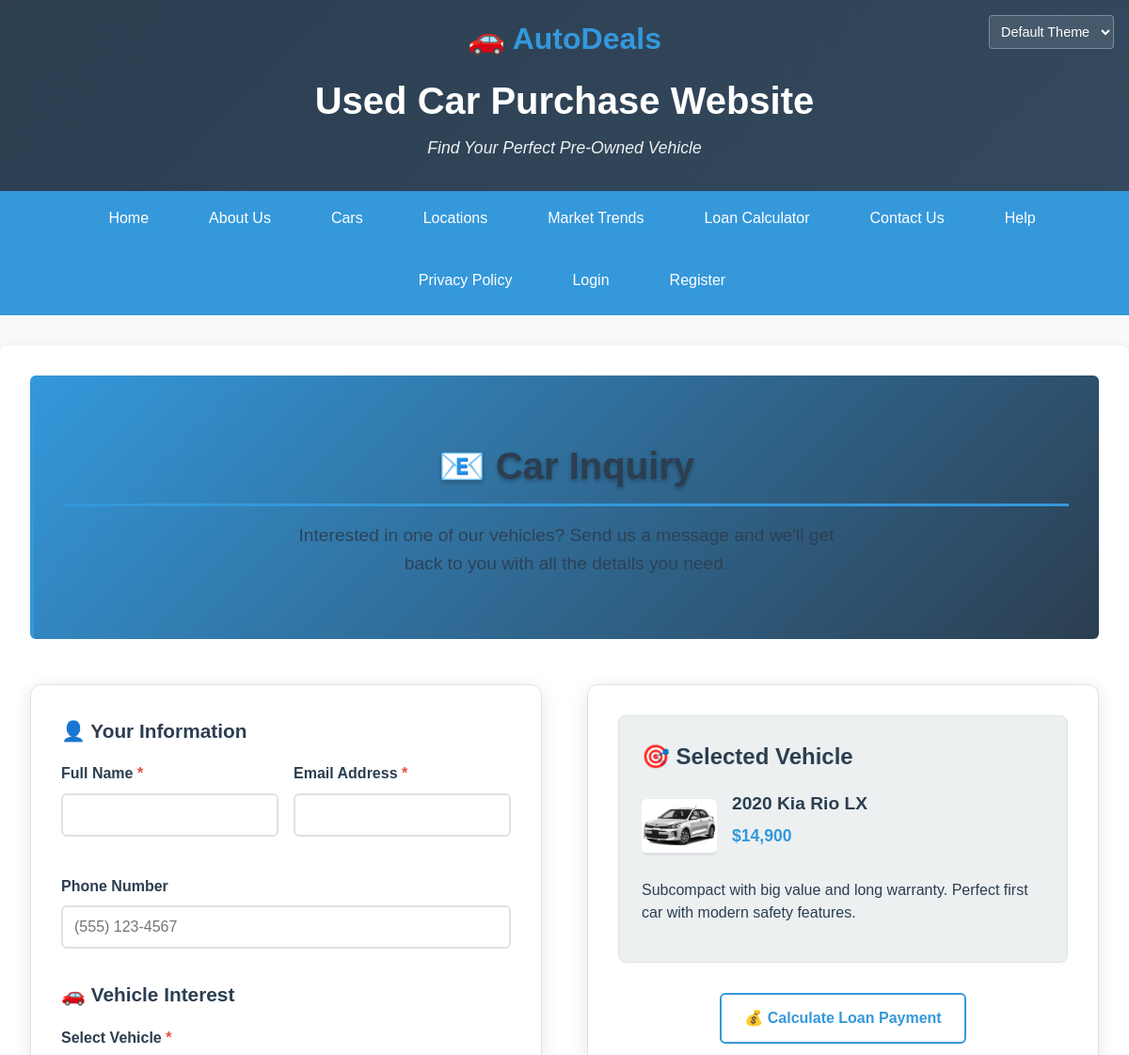
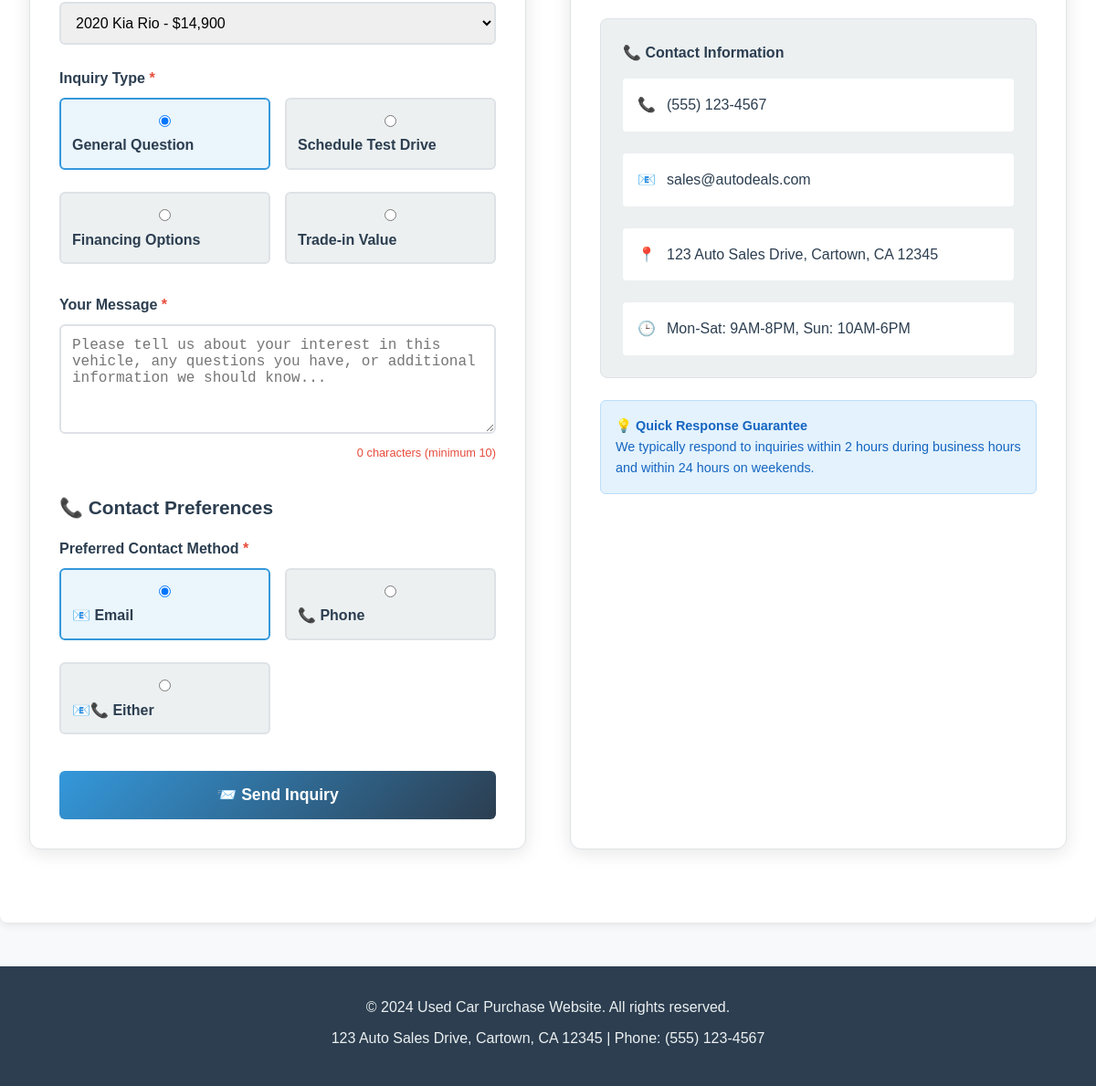
Page /public_html/inquiry.php?car_id=1 on the committed database (2 pictures, top to bottom).
### tables this page shows
CREATE TABLE IF NOT EXISTS cars (
    id INT(11) NOT NULL AUTO_INCREMENT,
    name VARCHAR(255) NOT NULL,
    price DECIMAL(10,2) NOT NULL,
    year INT(4) NOT NULL,
    image VARCHAR(500) NOT NULL,
    description TEXT NOT NULL,
    mileage VARCHAR(50) NOT NULL,
    transmission VARCHAR(50) NOT NULL,
    body_type VARCHAR(50) NOT NULL,
    make VARCHAR(100) NOT NULL,
    model VARCHAR(100) NOT NULL,
    color VARCHAR(50) DEFAULT NULL,
    fuel_type VARCHAR(50) DEFAULT 'Gasoline',
    created_at TIMESTAMP DEFAULT CURRENT_TIMESTAMP,
    updated_at TIMESTAMP DEFAULT CURRENT_TIMESTAMP ON UPDATE CURRENT_TIMESTAMP,
    PRIMARY KEY (id),
    INDEX idx_year (year),
    INDEX idx_price (price),
    INDEX idx_make (make)
);

### php/session.php (called while the page is built, shortened)
<?php
require_once __DIR__ . '/config.php';
function isLoggedIn() {
    return isset($_SESSION['user_id']) && !empty($_SESSION['user_id']);
}
?>

### php/config.php (called while the page is built, shortened)
<?php
function sanitizeOutput($data) {
    return htmlspecialchars($data, ENT_QUOTES, 'UTF-8');
}
function formatPrice($price) {
    return '$' . number_format($price, 0);
}
?>

### public_html/inquiry.php (the view, shortened to what this page needs)
<?php
require_once '../php/session.php';
require_once '../php/navigation.php';
require_once '../php/config.php';
$selected_car = null;
$car_id = intval($_GET['car_id'] ?? 0);
if ($car_id > 0) {
    try {
        $connection = getDatabaseConnection();
        $query = "SELECT id, name, make, model, year, price, image, description FROM cars WHERE id = ?";
        $stmt = $connection->prepare($query);
        $stmt->bind_param("i", $car_id);
        $stmt->execute();
        $result = $stmt->get_result();
        $selected_car = $result->fetch_assoc();
    } catch (Exception $e) {
        error_log("Error fetching car for inquiry: " . $e->getMessage());
        $error_message = "Could not load car information.";
    }
}
$current_user = null;
$cars = [];
try {
    $connection = getDatabaseConnection();
    $query = "SELECT id, name, make, model, year, price FROM cars ORDER BY make, model, year";
    $result = $connection->query($query);
    while ($row = $result->fetch_assoc()) {
        $cars[] = $row;
    }
} catch (Exception $e) {
    error_log("Error fetching cars for dropdown: " . $e->getMessage());
}
?>
<!DOCTYPE html>
<html lang="en">
<head>
    <link rel="stylesheet" href="../css/theme-default.css" id="theme-link">
</head>
<body>
    <header>
        <div class="theme-switcher">
            <select id="theme-select" class="theme-select">
                <option value="default">Default Theme</option>
            </select>
        </div>
        <div class="logo-text" style="font-size: 2rem; font-weight: bold; color: #3498db; margin-bottom: 0.5rem;">🚗 AutoDeals</div>
        <h1>Used Car Purchase Website</h1>
        <?php echo generateHeaderGreeting(); ?>
    </header>
    <?php echo generateNavigation('inquiry.php'); ?>
    <main>
        <section class="inquiry-hero">
            <h2>📧 Car Inquiry</h2>
            <p>Interested in one of our vehicles? Send us a message and we'll get back to you with all the details you need.</p>
        </section>
        <div class="inquiry-container">
            <div class="inquiry-form">
                <form method="POST" action="inquiry.php<?php echo $car_id ? "?car_id=$car_id" : ''; ?>" id="inquiryForm">
                    <div class="form-section">
                        <h3>👤 Your Information</h3>
                        <div class="form-row">
                            <div class="form-group">
                                <label for="name">Full Name <span class="required">*</span></label>
                                <input type="text" id="name" name="name"
                                       value="<?php echo sanitizeOutput($_POST['name'] ?? ($current_user ? trim($current_user['first_name'] . ' ' . $current_user['last_name']) : '')); ?>"
                                       required maxlength="100">
                            </div>
                            <div class="form-group">
                                <label for="email">Email Address <span class="required">*</span></label>
                                <input type="email" id="email" name="email"
                                       value="<?php echo sanitizeOutput($_POST['email'] ?? ($current_user['email'] ?? '')); ?>"
                                       required maxlength="255">
                            </div>
                        </div>
                        <div class="form-group">
                            <label for="phone">Phone Number</label>
                            <input type="tel" id="phone" name="phone"
                                   value="<?php echo sanitizeOutput($_POST['phone'] ?? ($current_user['phone_number'] ?? '')); ?>"
                                   placeholder="(555) 123-4567" maxlength="20">
                        </div>
                    </div>
                    <div class="form-section">
                        <h3>🚗 Vehicle Interest</h3>
                        <div class="form-group">
                            <label for="car_id">Select Vehicle <span class="required">*</span></label>
                            <select id="car_id" name="car_id" required>
                                <?php foreach ($cars as $car): ?>
                                    <option value="<?php echo $car['id']; ?>"
                                            <?php echo ($car['id'] == ($car_id ?: ($_POST['car_id'] ?? 0))) ? 'selected' : ''; ?>>
                                        <?php echo sanitizeOutput($car['year'] . ' ' . $car['make'] . ' ' . $car['model'] . ' - ' . formatPrice($car['price'])); ?>
                                    </option>
                                <?php endforeach; ?>
                            </select>
                        </div>
                        <div class="form-group">
                            <label>Inquiry Type <span class="required">*</span></label>
                            <div class="radio-group">
                                <label class="radio-item">
                                    <input type="radio" name="inquiry_type" value="general"
                                           <?php echo ($_POST['inquiry_type'] ?? 'general') === 'general' ? 'checked' : ''; ?>>
                                    <span>General Question</span>
                                </label>
                                <label class="radio-item">
                                    <input type="radio" name="inquiry_type" value="test_drive"
                                           <?php echo ($_POST['inquiry_type'] ?? '') === 'test_drive' ? 'checked' : ''; ?>>
                                    <span>Schedule Test Drive</span>
                                </label>
                                <label class="radio-item">
                                    <input type="radio" name="inquiry_type" value="financing"
                                           <?php echo ($_POST['inquiry_type'] ?? '') === 'financing' ? 'checked' : ''; ?>>
                                    <span>Financing Options</span>
                                </label>
                                <label class="radio-item">
                                    <input type="radio" name="inquiry_type" value="trade_in"
                                           <?php echo ($_POST['inquiry_type'] ?? '') === 'trade_in' ? 'checked' : ''; ?>>
                                    <span>Trade-in Value</span>
                                </label>
                            </div>
                        </div>
                        <div class="form-group">
                            <label for="message">Your Message <span class="required">*</span></label>
                            <textarea id="message" name="message" required
                                      placeholder="Please tell us about your interest in this vehicle, any questions you have, or additional information we should know..."><?php echo sanitizeOutput($_POST['message'] ?? ''); ?></textarea>
                        </div>
                    </div>
                    <div class="form-section">
                        <h3>📞 Contact Preferences</h3>
                        <div class="form-group">
                            <label>Preferred Contact Method <span class="required">*</span></label>
                            <div class="radio-group">
                                <label class="radio-item">
                                    <input type="radio" name="preferred_contact" value="email"
                                           <?php echo ($_POST['preferred_contact'] ?? 'email') === 'email' ? 'checked' : ''; ?>>
                                    <span>📧 Email</span>
                                </label>
                                <label class="radio-item">
                                    <input type="radio" name="preferred_contact" value="phone"
                                           <?php echo ($_POST['preferred_contact'] ?? '') === 'phone' ? 'checked' : ''; ?>>
                                    <span>📞 Phone</span>
                                </label>
                                <label class="radio-item">
                                    <input type="radio" name="preferred_contact" value="both"
                                           <?php echo ($_POST['preferred_contact'] ?? '') === 'both' ? 'checked' : ''; ?>>
                                    <span>📧📞 Either</span>
                                </label>
                            </div>
                        </div>
                    </div>
                    <button type="submit" class="submit-btn" id="submitBtn">
                        📨 Send Inquiry
                    </button>
                </form>
            </div>
            <div class="car-details">
                <?php if ($selected_car): ?>
                <div class="selected-car-info">
                    <h3 style="color: var(--primary-color); margin-bottom: 1rem;">🎯 Selected Vehicle</h3>
                    <div class="car-header">
                        <img src="<?php echo sanitizeOutput($selected_car['image']); ?>"
                             alt="<?php echo sanitizeOutput($selected_car['name']); ?>"
                             class="car-image">
                        <div class="car-info">
                            <div class="car-name"><?php echo sanitizeOutput($selected_car['name']); ?></div>
                            <div class="car-price"><?php echo formatPrice($selected_car['price']); ?></div>
                        </div>
                    </div>
                    <div class="car-description">
                        <?php echo sanitizeOutput($selected_car['description']); ?>
                    </div>
                </div>
                <div style="text-align: center; margin: 2rem 0;">
                    <a href="calculator.php?car_id=<?php echo $car_id; ?>" class="action-btn btn-secondary"
                       style="display: inline-block; padding: 0.75rem 1.5rem; background: transparent; color: var(--secondary-color); border: 2px solid var(--secondary-color); border-radius: 6px; text-decoration: none; font-weight: 600;">
                        💰 Calculate Loan Payment
                    </a>
                </div>
                <?php endif; ?>
                <div class="contact-info">
                    <h4>📞 Contact Information</h4>
                    <div class="contact-item">
                        <span class="contact-icon">📞</span>
                        <span>(555) 123-4567</span>
                    </div>
                    <div class="contact-item">
                        <span class="contact-icon">📧</span>
                        <span>sales@autodeals.com</span>
                    </div>
                    <div class="contact-item">
                        <span class="contact-icon">📍</span>
                        <span>123 Auto Sales Drive, Cartown, CA 12345</span>
                    </div>
                    <div class="contact-item">
                        <span class="contact-icon">🕒</span>
                        <span>Mon-Sat: 9AM-8PM, Sun: 10AM-6PM</span>
                    </div>
                </div>
                <div class="form-note" style="margin-top: 1.5rem;">
                    <strong>💡 Quick Response Guarantee</strong><br>
                    We typically respond to inquiries within 2 hours during business hours and within 24 hours on weekends.
                </div>
            </div>
        </div>
    </main>
    <footer>
        <p>&copy; 2024 Used Car Purchase Website. All rights reserved.</p>
        <p>123 Auto Sales Drive, Cartown, CA 12345 | Phone: (555) 123-4567</p>
    </footer>
</body>
</html>

### css/theme-default.css (style rules this page uses)
* { margin: 0; padding: 0; box-sizing: border-box; }
body { font-family: 'Arial', sans-serif; line-height: 1.6; color: #333; background-color: #f8f9fa; transition: all 0.3s ease; }
:root { --primary-color: #2c3e50; --secondary-color: #3498db; --accent-color: #e74c3c; --light-gray: #ecf0f1; --dark-gray: #34495e; --white: #ffffff; --text-dark: #2c3e50; --text-light: #7f8c8d; --background-color: #f8f9fa; --card-background: #ffffff; --border-color: #dee2e6; }
h1, h2, h3, h4, h5, h6 { color: var(--primary-color); margin-bottom: 1rem; font-weight: 600; }
h1 { font-size: 2.5rem; margin-bottom: 0.5rem; }
h2 { font-size: 2rem; border-bottom: 3px solid var(--secondary-color); padding-bottom: 0.5rem; margin-bottom: 1.5rem; }
h3 { font-size: 1.5rem; color: var(--secondary-color); }
p { margin-bottom: 1rem; color: var(--text-dark); }
header { background: linear-gradient(135deg, var(--primary-color), var(--dark-gray)); color: var(--white); padding: 1rem 0; text-align: center; box-shadow: 0 2px 5px rgba(0,0,0,0.1); }
header h1 { color: var(--white); margin-bottom: 0.25rem; }
.theme-switcher { position: absolute; top: 1rem; right: 1rem; z-index: 1000; }
.theme-select { background-color: rgba(255,255,255,0.1); color: var(--white); border: 1px solid rgba(255,255,255,0.3); padding: 0.5rem; border-radius: 4px; font-size: 0.9rem; }
.theme-select option { background-color: var(--primary-color); color: var(--white); }
main { max-width: 1200px; margin: 2rem auto; padding: 0 2rem; background-color: var(--card-background); border-radius: 8px; box-shadow: 0 2px 10px rgba(0,0,0,0.1); min-height: 70vh; padding-top: 2rem; padding-bottom: 2rem; }
section { margin-bottom: 2rem; padding: 1.5rem; background-color: var(--light-gray); border-radius: 6px; border-left: 4px solid var(--secondary-color); }
a { color: var(--secondary-color); text-decoration: none; }
footer { background-color: var(--primary-color); color: var(--white); text-align: center; padding: 2rem 0; margin-top: 3rem; }
footer p { color: var(--light-gray); margin-bottom: 0.5rem; }
.contact-info div { margin-bottom: 1.5rem; padding: 1rem; background-color: var(--card-background); border-radius: 4px; }
.contact-info h4 { color: var(--secondary-color); margin-bottom: 0.5rem; }
.car-image { width: 100%; height: 200px; object-fit: cover; border-bottom: 3px solid var(--border-color); }
.car-details { padding: 1.5rem; }
.car-name { color: var(--primary-color); font-size: 1.4rem; margin-bottom: 0.5rem; font-weight: 600; }
.car-price { color: var(--accent-color); font-size: 1.5rem; font-weight: bold; margin-bottom: 1rem; }
.car-description { color: var(--text-dark); margin-bottom: 1rem; line-height: 1.5; }
.form-group { margin-bottom: 1.5rem; }
.form-group label { display: block; margin-bottom: 0.5rem; font-weight: 600; color: var(--primary-color); }
.form-group input { width: 100%; padding: 0.75rem; border: 1px solid var(--border-color); border-radius: 4px; font-size: 1rem; transition: border-color 0.3s ease; }
.form-row { display: flex; gap: 1rem; }
.form-row .form-group { flex: 1; }

### rows in the picture
cars: image (picture), name "2020 Kia Rio LX", price "$14,900", description "Subcompact with big value and long warranty. Perfect first car with modern safety features."

### other values in the picture
$title "Home"
$title "About Us"
$title "Cars"
$title "Locations"
$title "Market Trends"
$title "Loan Calculator"
$title "Contact Us"
$title "Help"
$title "Privacy Policy"
form field car_id "2020 Kia Rio - $14,900"
